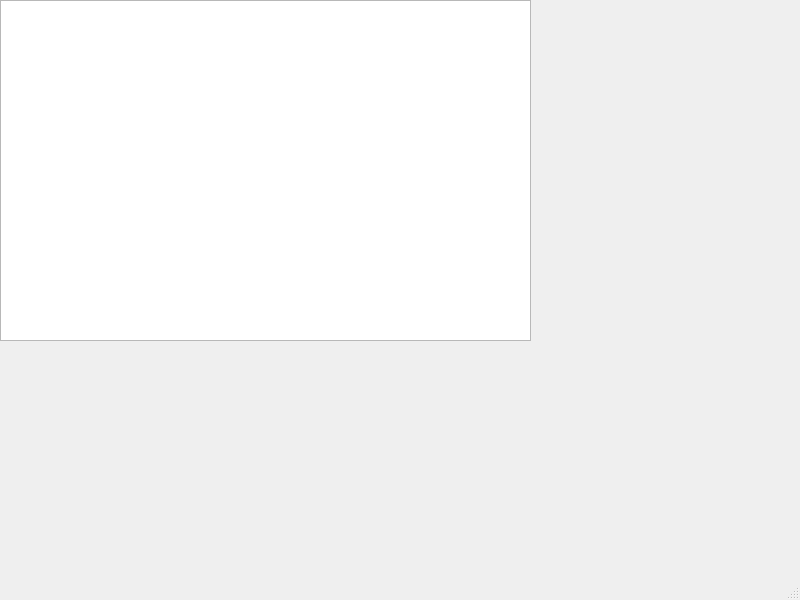
<?xml version="1.0" encoding="UTF-8"?>
<ui version="4.0">
 <class>MainWindow</class>
 <widget class="QMainWindow" name="MainWindow">
  <property name="geometry">
   <rect>
    <x>0</x>
    <y>0</y>
    <width>800</width>
    <height>600</height>
   </rect>
  </property>
  <property name="windowTitle">
   <string>Algorithms</string>
  </property>
  <widget class="QWidget" name="centralwidget">
   <widget class="QTableWidget" name="tableWidget">
    <property name="geometry">
     <rect>
      <x>0</x>
      <y>0</y>
      <width>531</width>
      <height>341</height>
     </rect>
    </property>
   </widget>
  </widget>
  <widget class="QStatusBar" name="statusbar"/>
 </widget>
 <resources/>
 <connections/>
</ui>
